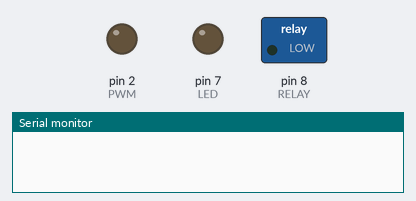
The sketch below on a simulated Teensy 4. Parts: switched loads named in the sketch (green lamp = pin HIGH), output pins drawn as LEDs (lit = HIGH), the last lines printed to the serial monitor.

Above: at 0.0 s.
At 30.0 s:
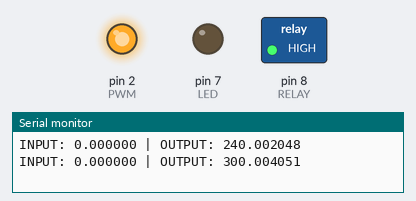
Timing chart, 0 to 31.5 s (numbered marks = the images above):
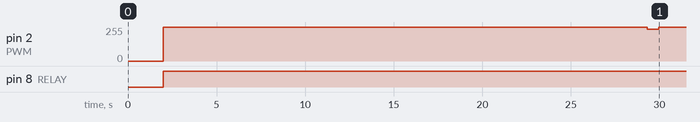

The sketch:

FilterCheck_v4.1.ino
```cpp
// Created By: Logan Dickon
// Company: Atorlabs
// Date Created: 3/15/2022
// Date Modified: 3/16/2022

// Device Constants:
  #define PWM         2           // PWM Signal from pin 2 on the Teensy 3.5
  #define RELAY       8           // Relay i/o pin from pin 8 on the Teensy 3.5
  #define LED         7           // Blue LED
  #define usbSerial   Serial      // Rename Serial Main to usbSerial
  #define FlowMeter   Serial1     // Rename Serial1 to FlowMeter
  #define DEBUG       true        // <<--- with this set to true a lot of serial screen output will be seen
                                  // an easy way to debug progress;

// Global Variables:
  double Flow;
  double Flow_Avg = 0;
  int i = 0;
  int j = 0;
  bool Loop = true;
  double fan_Speed = 180;
  double input, output;
  double delta_PWM;

void setup()
{
  // Pin Initialization:
    pinMode(PWM, OUTPUT);  // Set PWM pin to OUTPUT mode
    pinMode(RELAY, OUTPUT);  // Set RELAY pin to OUTPUT mode
    pinMode(LED, OUTPUT);  // Set LED pin to OUTPUT mode

  // Serial Initialization:
    usbSerial.begin(9600);  // Start serial for Teensy to PC
    delay(1000);
    FlowMeter.begin(115200);  // Start serial for Teensy to FlowMeter
    delay(1000);

  // Turn On FlowMeter & Fan Blower:
    digitalWrite(PWM, fan_Speed);  // Turn On Fan Blower
    digitalWrite(RELAY, HIGH);  // Turn Relay HIGH to allow power to the FlowMeter
    delay(26000);

  // FlowMeter Startup ASCII Commands:
    FlowMeter.print("SUS\r\n");  // Sets flow measurement to Standard Flow
    FlowMeter.print("SG0\r\n");  // Set gas calibration to Air
    FlowMeter.print("SSR0005\r\n");  // Set sample rate to 5
    delay(1000);

  // Bring Fan Blower To 85 SLPM:
    input = Read_Flow();
    while (Loop)
    {
      input = Read_Flow();
      output = computePID(input);
      delta_PWM = output / 1.4166666666666666666666666666667;
      fan_Speed += delta_PWM;
      analogWrite(PWM, fan_Speed);
      if (DEBUG) {usbSerial.printf("INPUT: %lf | OUTPUT: %lf\n", input, fan_Speed);}

      delay(500);

      if (input < 82 || input > 88)
      {
        j = 0;
      }

      if (input >= 82 && input <= 88)
      {
        j++;
      }

      if ((input >= 82 && input <= 88) && j == 5)
      {
        if (DEBUG) {usbSerial.printf("85 SLPM Achieved!: %lf\n", input);}
        if (DEBUG) {usbSerial.println("Low Pressure Sensor Zeroed!");}
        FlowMeter.print("LPZ\r\n"); // Zeroes Low Pressure Sensor
        Loop = false;
      }
    }
}

void loop()
{
  // Bring Fan Blower To 85 SLPM:
      input = Read_Flow();
      output = computePID(input);
      delta_PWM = output / 1.4166666666666666666666666666667;
      fan_Speed += delta_PWM;
      analogWrite(PWM, fan_Speed);

      if (DEBUG) {usbSerial.printf("INPUT: %lf | OUTPUT: %lf\n", input, fan_Speed);}

      delay(500);

      if (input < 82 || input > 88)
      {
        j = 0;
      }

      if (input >= 82 && input <= 88)
      {
        j++;
      }

      if ((input >= 82 && input <= 88) && j == 5)
      {
        if (DEBUG) {usbSerial.printf("85 SLPM Achieved!: %lf\n", input);}
      }
}

// Calibrates System to 85 LPM at 0 mmH2O
double Read_Flow()
{
  // Local Variables:
    char serial_buf = "";
    double total = 0;
    double avg;
    float string_to_Float;
    int j = 0;
    String serial_buf_String = "";
    String string_Array[5];
    String total_char = "";
    String array_Data = "";

  // FlowMeter Read ASCII Command:
    FlowMeter.print("DAFxxxxx0005\r\n"); // FlowMeter returns 5 flow samples to serial buffer
    delay(150);

  // Read Serial Buffer Until Empty:
    while (FlowMeter.available())
    {
      serial_buf = FlowMeter.read(); // Read one char of the serial buffer
      serial_buf_String += serial_buf; // Add the char in the serial buffer to a string
    }

  // Format serial_buff_String:
    serial_buf_String.replace("OK", "");  // Remove "OK"s from the string
    serial_buf_String.replace("\r", "");  // Remove "\r"s from the string
    serial_buf_String.replace("\n", "");  // Remove "\n"s from the string

  // Convert serial_buf_String to String Array:
    serial_buf_String += ","; // Add a ',' to the end of the string
    for (int i = 0; i < serial_buf_String.length(); i++)
    {
      if ((serial_buf_String[i]) != ',')
      {
        total_char += serial_buf_String[i];  // Add each char to a string until a ',' is read
      }
      if ((serial_buf_String[i]) == ',')
      {
        string_Array[j] = total_char; // Once ',' is read put string into Array's index
        total_char = ""; // Clear the string to allow new data to be stored
        j++;  // Each time a ',' is read increase j by 1 to goto the next Array index
      }
    }

  // Convert Each Array Index From String To Float:
    for (int p = 0; p < 5; p++)
    {
      array_Data = string_Array[p];  // Store data from a specific array index
      string_to_Float = array_Data.toFloat();  // Convert the array data from String to Float
      total += string_to_Float;  // Add up all array data from each index
    }

  // Calculate Average Flow & Return Flow
    avg = (total / 5);  // Divide total by the number of array indexes
    return avg; // Return Flow Data
}

double computePID(double inp){
        double kp = 1;
        double ki = 0;
        double kd = 1;
        unsigned long currentTime, previousTime;
        double elapsedTime;
        double error;
        double lastError;
        double cumError, rateError;
        double prevInp = 0;
        double setPoint = 85.0;
        // Compute Time:
          currentTime = millis();  // Get current time
          elapsedTime = (double)(currentTime - previousTime);  // Compute time elapsed from previous computation

        // Compute Error, Intergral & Derivative:
          error = setPoint - inp; // Determine error
          cumError += error * elapsedTime;  // Compute integral
          rateError = (error - lastError)/elapsedTime;  // Compute derivative

        // Compute PID Output:
          double out = kp*error + ki*cumError + kd*rateError;  // PID output

        // Remember Current Error & Time:
          lastError = error;  // Remember current error
          previousTime = currentTime;  // Remember current time

        // Return Output:
          return out;  // Have function return the PID output
}
```

Source omitted: Atorlogo.c (102384 bytes)

Measured:
- by itself, pin 2 (PWM): 0/255 → 255/255 at 2.0 s, → 240/255 27.3 s later, → 255/255 0.65 s later
- by itself, pin 8 (RELAY): LOW → HIGH at 2.0 s
